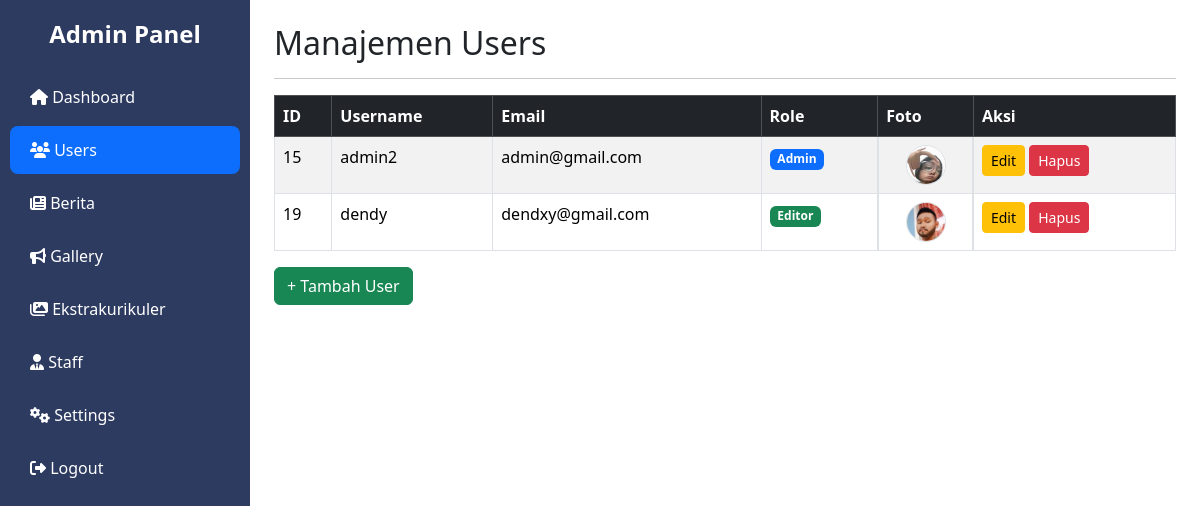
The page /dashboard/users.php (signed in) on the database as committed earlier.
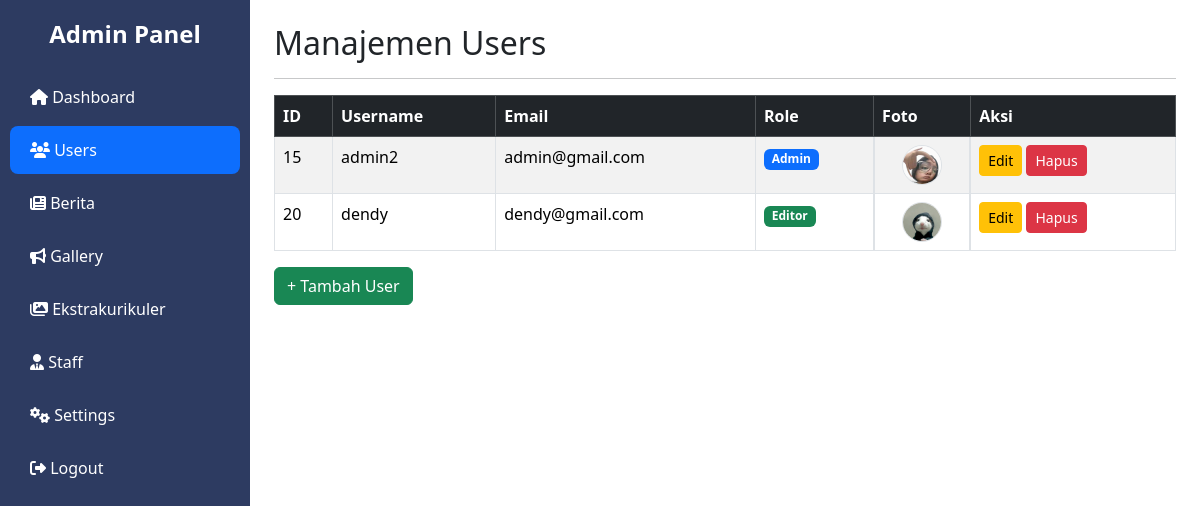
The same page on the database as committed later.
### tables this page shows
CREATE TABLE `users` (
  `id` int(11) NOT NULL,
  `username` varchar(50) NOT NULL,
  `email` varchar(100) NOT NULL,
  `password` varchar(255) NOT NULL,
  `role` enum('Admin','Editor') DEFAULT 'Editor',
  `profile_pic` varchar(255) DEFAULT NULL
);

### public/dashboard/users.php (the view, shortened to what this page needs)
<?php
include '../../config/config.php';
$result = mysqli_query($conn, "SELECT * FROM users");
$users = [];
while ($row = mysqli_fetch_assoc($result)) {
    $users[] = $row;
}
?>
<!DOCTYPE html>
<html lang="en">
<head>
    <link href="https://cdn.jsdelivr.net/npm/bootstrap@5.3.2/dist/css/bootstrap.min.css" rel="stylesheet">
    <link href="https://cdnjs.cloudflare.com/ajax/libs/font-awesome/6.4.0/css/all.min.css" rel="stylesheet">
</head>
<body>
  <div class="sidebar">
    <h4 class="text-center mb-4">Admin Panel</h4>
    <a href="../../public/dashboard.php"><i class="fa fa-home"></i> Dashboard</a>
    <a href="../dashboard/users.php" class="bg-primary"><i class="fa fa-users"></i> Users</a>
    <a href="../dashboard/berita.php"><i class="fa fa-newspaper"></i> Berita</a>
    <a href="../dashboard/gallery.php"><i class="fa fa-bullhorn"></i> Gallery</a>
    <a href="../dashboard/ekstrakurikuler.php"><i class="fa-solid fa-images"></i> Ekstrakurikuler</a>
    <a href="../dashboard/staff.php"><i class="fa fa-user-tie"></i> Staff</a>
    <a href="#"><i class="fa fa-cogs"></i> Settings</a>
    <a href="/smkn1bintan/auth/logout.php"><i class="fa fa-sign-out-alt"></i> Logout</a>
  </div>
    <div class="p-4" style="margin-left:250px;">
        <h2>Manajemen Users</h2>
        <hr>
        <table class="table table-bordered table-striped">
            <thead class="table-dark">
                <tr>
                    <th>ID</th>
                    <th>Username</th>
                    <th>Email</th>
                    <th>Role</th>
                    <th>Foto</th>
                    <th>Aksi</th>
                </tr>
            </thead>
            <tbody>
                <?php foreach ($users as $user): ?>
                    <tr>
                        <td><?= $user["id"] ?></td>
                        <td><?= $user["username"] ?></td>
                        <td><?= $user["email"] ?></td>
                        <td>
                            <span class="badge <?= $user["role"] == "Admin" ? "bg-primary" : "bg-success" ?>">
                                <?= $user["role"] ?>
                            </span>
                        </td>
                        <td class="d-flex justify-content-center">
                            <?php
                            if (!empty($user["profile_pic"])) {
                                $fotoPath = "../" . $user["profile_pic"];
                            } else {
                                $fotoPath = "../assets/image/profile/default.jpeg";
                            }
                            ?>
                            <img src="<?= $fotoPath ?>" width="40" height="40" class="rounded-circle border"
                                style="object-fit: cover;">
                        </td>
                        <td>
                            <a href="../../crud/users/edit_user.php?id=<?= $user["id"] ?>"
                                class="btn btn-warning btn-sm">Edit</a>
                            <a href="../../crud/users/delete_user.php?id=<?= $user["id"] ?>" class="btn btn-danger btn-sm"
                                onclick="return confirm('Yakin ingin hapus user ini?')">Hapus</a>
                        </td>
                    </tr>
                <?php endforeach; ?>
            </tbody>
        </table>
        <a href="../register.php" class="btn btn-success">+ Tambah User</a>
    </div>
</body>
</html>

Rows that differ between the two databases and show on the page:
removed users: id "19", username "dendy", email "dendxy@gmail.com", role "Editor", profile_pic (picture)
added users: id "20", username "dendy", email "dendy@gmail.com", role "Editor", profile_pic (picture)
